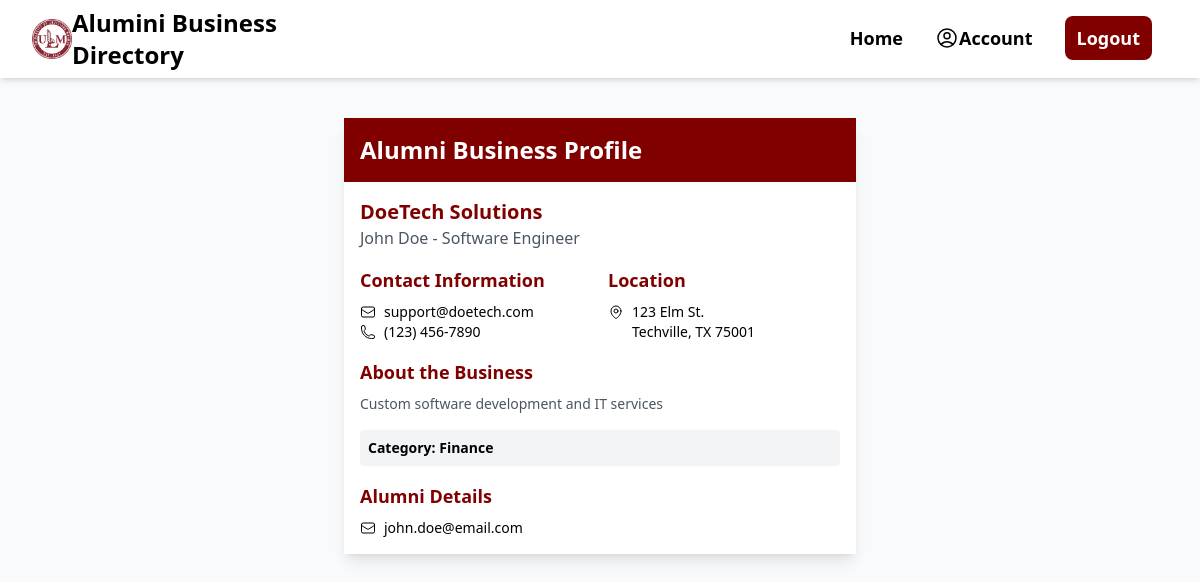
The page /alumni/8Cr6Cp8bkdpvcLdYVeUn4a/ (signed in) on the database its author committed.
### alumini/models.py (models this page shows, shortened)
class Alumini(models.Model):
    id = models.CharField(
        _("ID"), primary_key=True, max_length=22, default=shortuuid.uuid, editable=False
    )
    first_name = models.CharField(_("First Name"), max_length=100)
    last_name = models.CharField(_("Last Name"), max_length=100)
    email = models.EmailField(_("Email Address"), unique=True)
    full_name = models.CharField(_("Full Name"), max_length=100)
    address = models.CharField(_("Address"), max_length=100)
    job_title = models.CharField(_("Job Title"), max_length=100)
    name_of_business = models.CharField(_("Name of Business"), max_length=100)
    business_address = models.CharField(_("Business Address"), max_length=100)
    business_city = models.CharField(_("Business City"), max_length=100)
    business_state = models.CharField(_("Business State"), max_length=100)
    business_zip = models.CharField(_("Business Zip"), max_length=100)
    business_phone = models.CharField(_("Business Phone"), max_length=100)
    business_email = models.EmailField(_("Business Email"), unique=True)
    business_website = models.CharField(_("Business Website"), max_length=100)
    business_description = models.TextField(_("Business Description"), max_length=100)
    business_category = models.ForeignKey(
        "Category", verbose_name=_("Business Category"), on_delete=models.CASCADE
    )
    alumini_discount = models.BooleanField(_("Alumini Discount"), default=False)
    alumini_discount_description = models.TextField(
        _("Alumini Discount Description"), max_length=100
    )
    business_logo_link = models.CharField(_("Business Logo Link"), max_length=100)
    user_id = models.CharField(_("User ID"), max_length=100)
    created_at = models.DateTimeField(_("Created At"), auto_now_add=True)

### alumini/views.py (the view)
# urls.py: path("alumni/<str:id>/", alumni, name="alumni"),
@login_required(login_url="login")
def alumni(request, id):
    alumni = Alumini.objects.get(id=id)
    context = {"alumni": alumni}
    return render(request, "alumini/alumni.html", context)

### alumini/templates/alumini/alumni.html (shortened to what this page needs)
{% extends "main.html" %} {% block content %}
<div class="w-full max-w-lg mx-auto bg-white shadow-lg my-10">
  <div class="bg-[#800000] text-white p-4 flex justify-between items-center">
    <h2 class="text-2xl font-bold">Alumni Business Profile</h2>
  </div>
  <div class="p-4 space-y-4">
    <div>
      <h3 class="text-xl font-bold text-[#800000]">
        {{alumni.name_of_business}}
      </h3>
      <p class="text-gray-600">{{alumni.full_name}} - {{alumni.job_title}}</p>
    </div>
    <div class="grid grid-cols-2 gap-4">
      <div>
        <h4 class="text-lg font-semibold text-[#800000] mb-2">
          Contact Information
        </h4>
        <p class="flex items-center gap-2 text-sm">
          {{alumni.business_email}}
        </p>
        <p class="flex items-center gap-2 text-sm">
          {{alumni.business_phone}}
        </p>
      </div>
      <div>
        <h4 class="text-lg font-semibold text-[#800000] mb-2">Location</h4>
        <p class="flex items-center gap-2 text-sm">
          {{alumni.business_address}}
        </p>
        <p class="ml-6 text-sm">
          {{alumni.business_city}}, {{alumni.business_state}}
          {{alumni.business_zip}}
        </p>
      </div>
    </div>
    <div>
      <h4 class="text-lg font-semibold text-[#800000] mb-2">
        About the Business
      </h4>
      <p class="text-sm text-gray-600">{{alumni.business_description}}</p>
    </div>
    <div class="flex items-center justify-between bg-gray-100 p-2 rounded">
      <span class="text-sm font-semibold">Category: Finance</span>
    </div>
    <div>
      <h4 class="text-lg font-semibold text-[#800000] mb-2">Alumni Details</h4>
      <p class="flex items-center gap-2 text-sm">
        {{alumni.email}}
      </p>
    </div>
  </div>
</div>
{% endblock %}

### templates/main.html (shortened to what this page needs)
<!DOCTYPE html>
<html lang="en">
  <head>
    <script src="https://cdn.tailwindcss.com"></script>
  </head>
  <body class="bg-gray-50">
    {% include "navbar.html" %} {% block content%}{% endblock %}
  </body>
</html>

### templates/navbar.html (shortened to what this page needs)
{% load static %}
<section class="hidden md:block">
  <header
    class="header sticky top-0 bg-white shadow-md flex items-center justify-between px-8 py-02"
  >
    <h1 class="w-3/12">
      <a class="flex items-center" href="{% url 'home' %}">
        <img class="h-10" src="{% static 'ulm_logo.png' %}" alt="logo" />
        <h1 class="text-2xl font-semibold col-span-4">
          Alumini Business Directory
        </h1>
      </a>
    </h1>
    <nav class="nav font-semibold text-lg">
      <ul class="flex items-center">
        <li
          class="p-4 border-b-2 border-[#800000] border-opacity-0 hover:border-opacity-100 hover:text-[#800000] duration-200 cursor-pointer active"
        >
          <a href="">Home</a>
        </li>
        <li
          class="p-4 border-b-2 border-[#800000] border-opacity-0 hover:border-opacity-100 hover:text-[#800000] duration-200 cursor-pointer"
        >
          <a class="flex items-center" href="{% url 'account' %}"
            >
            <span>Account</span>
          </a>
        </li>
        <li
          class="p-4 border-b-2 border-[#800000] border-opacity-0 hover:border-opacity-100 hover:text-[#800000] duration-200 cursor-pointer"
        >
          {% if request.user.is_authenticated %}
          <a href="{%url 'logout'%}"
            ><button class="bg-[#800000] text-white px-3 py-2 rounded-lg">
              Logout
            </button></a
          >
          {% else %}
          <a href="{%url 'login'%}"
            ><button class="bg-[#800000] text-white px-3 py-2 rounded-lg">
              Login
            </button></a
          >
          {% endif %}
        </li>
      </ul>
    </nav>
  </header>
</section>

### rows shown on the page
Alumini: name_of_business "DoeTech Solutions", full_name "John Doe", job_title "Software Engineer", business_email "support@doetech.com", business_phone "(123) 456-7890", business_address "123 Elm St.", business_city "Techville", business_state "TX", business_zip "75001", business_description "Custom software development and IT services", email "john.doe@email.com"
